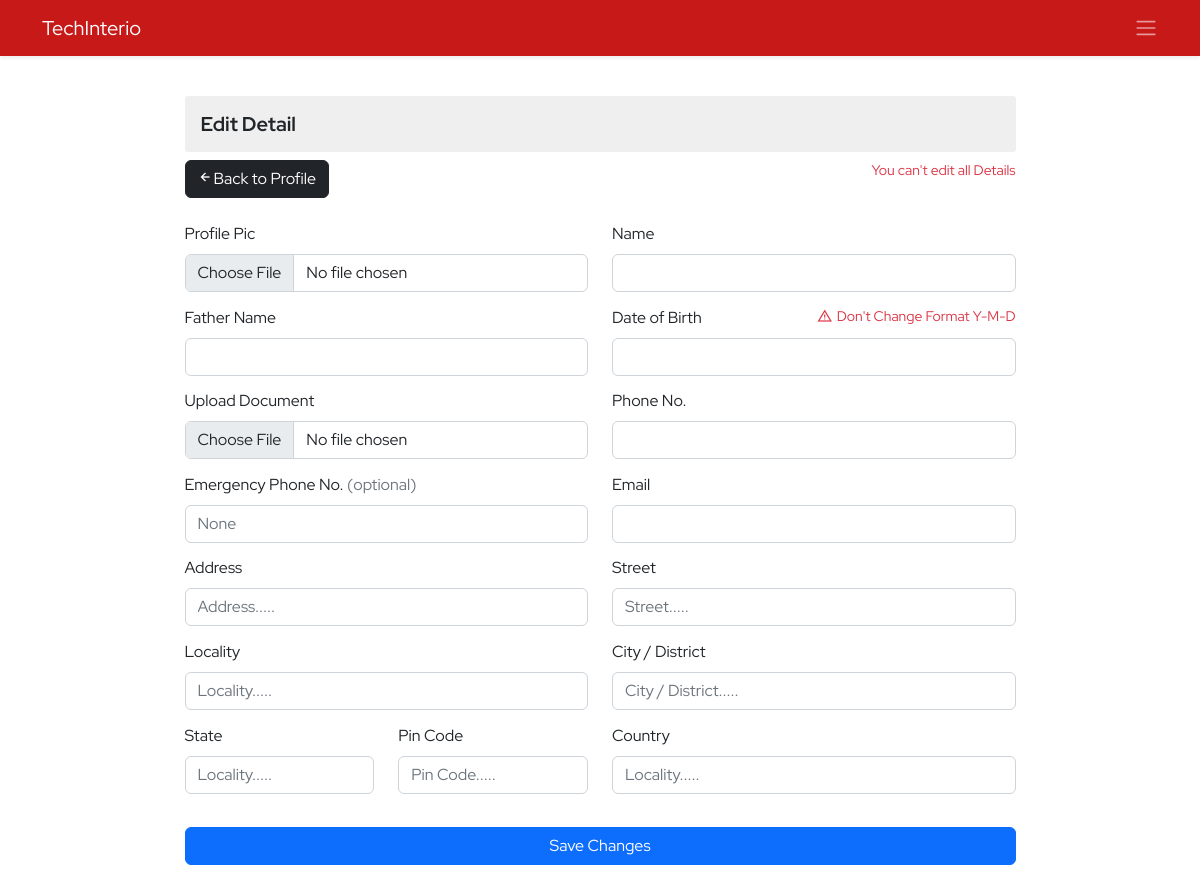
The page /ems/profile-edit/ (signed in) on the database as committed earlier.
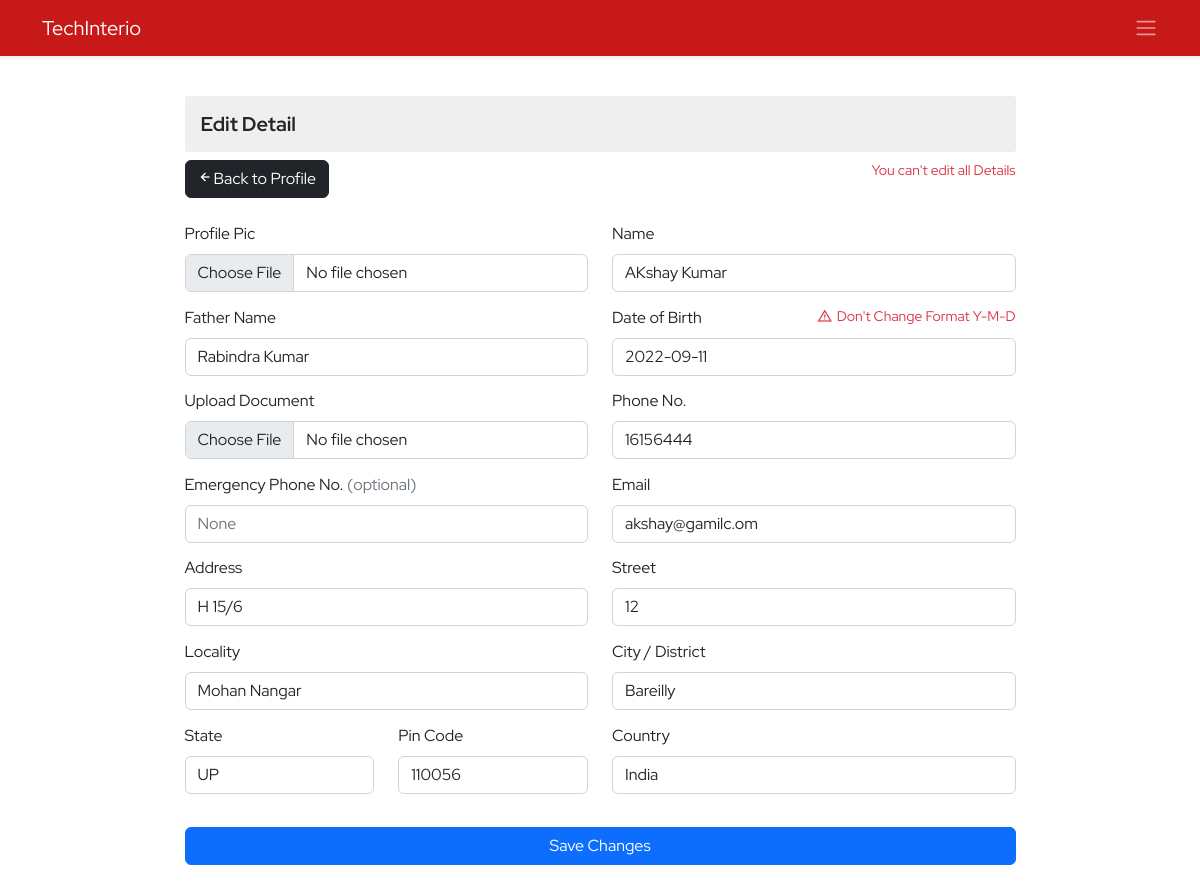
The same page on the database as committed later.
### ems/models.py (models this page shows, shortened)
class Employee(models.Model):
    empid=models.AutoField(primary_key=True)
    employeeid=models.IntegerField(unique=True, null=True, blank=True)
    user=models.OneToOneField(User,on_delete=models.CASCADE)
    name=models.CharField(max_length=50)
    father_name=models.CharField(max_length=50)
    avtar=models.ImageField(upload_to='employee_profile_images', blank=True , default='profile.jpg')
    document=models.FileField(upload_to='employee_documents',null=True,blank=True)
    dob=models.DateField()
    email=models.EmailField(max_length=100)
    mobile_no=models.IntegerField()
    emergency_mobile_no=models.IntegerField(null=True,blank=True)
    address=models.OneToOneField(Address, on_delete=models.CASCADE,blank=True, null=True,)
    designation=models.CharField(max_length=70,null=True, blank=True)
    role=models.ForeignKey(Role, on_delete=models.SET_NULL,blank=True, null=True,)
    department=models.ForeignKey(Department, on_delete=models.SET_NULL,blank=True, null=True,)
    joining_date=models.DateField(null=True, blank=True)
    status=models.CharField(max_length=15)
    @property
    def imageURL(self):
        try:
            url=self.avtar.url
        except:
            url=''
        return url

class Address(models.Model):
    user=models.OneToOneField(User,on_delete=models.CASCADE, blank=True,null=True)
    address=models.CharField(max_length=150)
    street=models.CharField(max_length=70)
    locality=models.CharField(max_length=70)
    city=models.CharField(max_length=50)
    state=models.CharField(max_length=50)
    pincode=models.FloatField(max_length=50)
    country=models.CharField(max_length=50, default='India')

### ems/views.py (the view, shortened to what this page needs)
# urls.py: path('profile-edit/',editProfile,name='profile-edit'),
@login_required()
def editProfile(request):
    context={}
    try:
        if not request.user.is_superuser:
            profile_obj=Employee.objects.get(user=request.user)
            context['profile']=profile_obj
            emp_obj=Employee.objects.get(user=request.user)
            address_obj=Address.objects.get(user=request.user)
            context['employee']=emp_obj
            context['address']=address_obj
        else:
            return redirect('ems:ems')
    except Exception as e:
        print('Edit Profile Exception : ',e)
    return render(request,'ems/edit_profile.html',context)

### ems/templates/ems/edit_profile.html (shortened to what the changed rows need)
{% extends './base.html' %}
{% block body %}
<section class="py-4" >
    <div class="container">
        <div class="row d-flex justify-content-center">
            <div class="col-9">
                <form action="" method="post" class="mt-4 add-employee" enctype="multipart/form-data">
                    <div class="row gy-1">
                        <div class="mb-3 col-12 col-sm-6">
                            <label for="fname" class="form-label">Name</label>
                            <input type="text" class="form-control " id="fname" name="name" required
                                value="{{employee.name}}">
                        </div>
                        <div class="mb-3 col-12 col-sm-6">
                            <label for="father-name" class="form-label">Father Name</label>
                            <input type="text" class="form-control " id="father-name" name="father-name"
                                required value="{{employee.father_name}}">
                        </div>
                        <div class="mb-3 col-12 col-sm-6">
                            <label for="dob" class="form-label">Date of Birth</label> <small class="text-danger float-end d-flex align-items-center"><span class="px-1 material-symbols-outlined fs-6">warning</span>Don't Change Format Y-M-D</small>
                            <input type="text" class="form-control "
                                value="{{employee.dob | date:'Y-m-d'}}" id="dob" name="dob" required>
                        </div>
                        <div class="mb-3 col-12 col-sm-6">
                            <label for="phone_no" class="form-label">Phone No.</label>
                            <input type="number" class="form-control " id="phone_no"
                                value="{{employee.mobile_no}}" name="phone" required>
                        </div>
                        <div class="mb-3 col-6">
                            <label for="ephone" class="form-label">Emergency Phone No. <span class="text-muted">(optional)</span> </label>
                            <input type="number" value="{{employee.emergency_mobile_no}}" class="form-control " id="ephone" placeholder="None"
                                name="ephone">
                        </div>
                        <div class="mb-3 col-12 col-sm-6">
                            <label for="email" class="form-label">Email</label>
                            <input type="email" class="form-control " id="email"
                                value="{{employee.email}}" name="email" required>
                        </div>
                        <div class="mb-3 col-6">
                            <label for="address" class="form-label">Address</label>
                            <input type="text" class="form-control" id="address" placeholder="Address....." name="address" required value="{{employee.address.address}}">
                        </div>
                        <div class="mb-3 col-6">
                            <label for="street" class="form-label">Street</label>
                            <input type="text" class="form-control" id="street" placeholder="Street....." name="street" required value="{{employee.address.street}}">
                        </div>
                        <div class="mb-3 col-6">
                            <label for="locality" class="form-label">Locality</label>
                            <input type="text" class="form-control" id="locality" placeholder="Locality....."
                                name="locality" required value="{{employee.address.locality}}">
                        </div>
                        <div class="mb-3 col-6">
                            <label for="city" class="form-label">City / District</label>
                            <input type="text" class="form-control" id="city" placeholder="City / District....."
                                name="city" required value="{{employee.address.city}}">
                        </div>
                        <div class="mb-3 col-3">
                            <label for="state" class="form-label">State</label>
                            <input type="text" class="form-control" id="state" placeholder="Locality....." name="state" required value="{{employee.address.state}}">
                        </div>
                        <div class="mb-3 col-3">
                            <label for="pincode" class="form-label">Pin Code</label>
                            <input type="number" class="form-control" id="pincode" placeholder="Pin Code....."
                                name="pincode" required value="{{address.pincode|floatformat:'0'}}">
                        </div>
                        <div class="mb-3 col-6">
                            <label for="country" class="form-label">Country</label>
                            <input type="text" class="form-control" id="country" placeholder="Locality....." name="country" required value="{{employee.address.country}}">
                        </div>
                </form>
            </div>
        </div>
    </div>
</section>
{% endblock body %}

Rows that differ between the two databases and show on the page:
added Employee: name "AKshay Kumar", father-name "Rabindra Kumar", dob "2022-09-11", phone "16156444", ephone "None", email "akshay@gamilc.om", address "H 15/6", street "12", locality "Mohan Nangar", city "Bareilly", state "UP", country "India"
added Address: pincode "110056"
